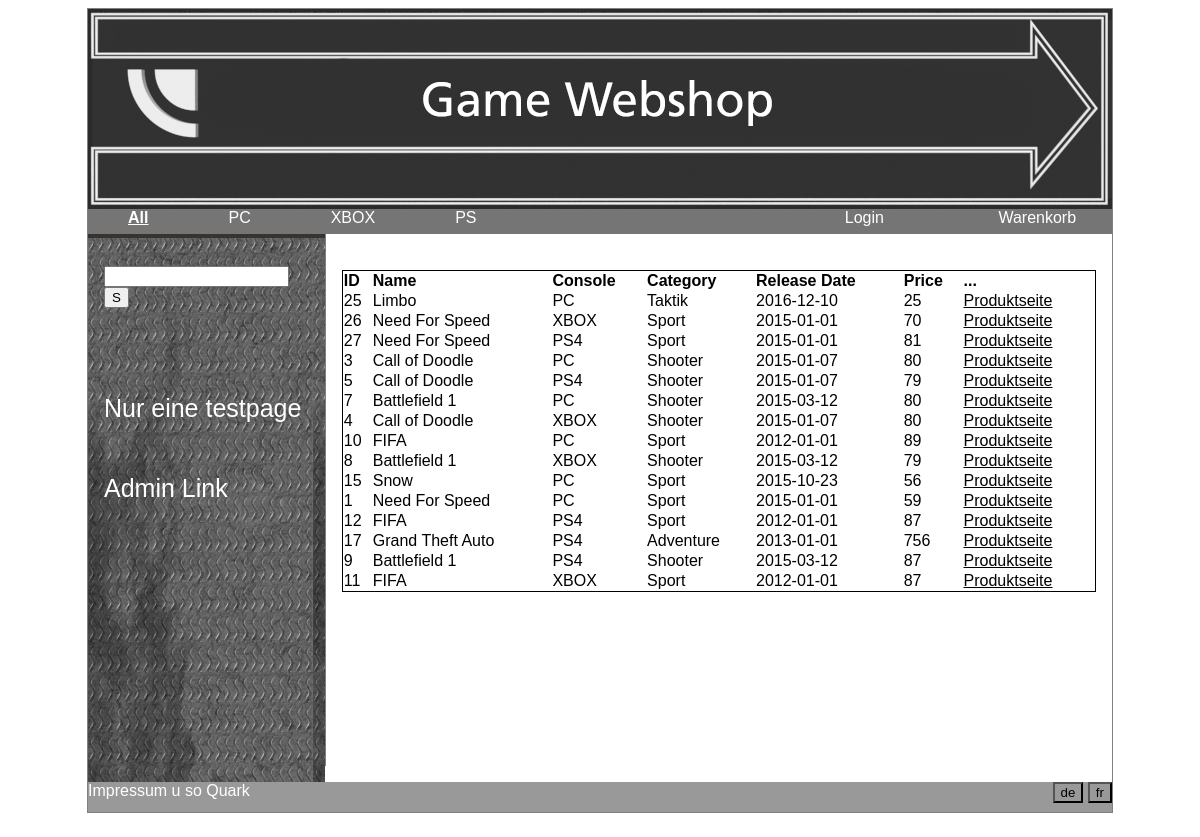
The page /A09/bestseller.php on the database its author committed.
### tables this page shows
CREATE TABLE `product` (
  `id` int(11) NOT NULL,
  `game_id` int(11) DEFAULT NULL,
  `console_id` int(11) NOT NULL COMMENT 'Foreign Key to console',
  `price` decimal(10,0) NOT NULL,
  `sold_units` int(11) NOT NULL,
  `description` varchar(30) NOT NULL DEFAULT 'Standart' COMMENT 'Normalerweise: Standart Edition'
);

CREATE TABLE `game` (
  `id` int(11) NOT NULL,
  `name` varchar(30) NOT NULL,
  `description` text NOT NULL,
  `category` int(11) NOT NULL COMMENT 'Foreign Key to Category',
  `manufacturer` varchar(11) NOT NULL,
  `releaseDate` date NOT NULL DEFAULT '2015-01-01'
);

CREATE TABLE `console` (
  `id` int(11) NOT NULL,
  `name` varchar(8) NOT NULL
);

CREATE TABLE `category` (
  `id` int(11) NOT NULL,
  `name` varchar(11) NOT NULL
);

### A09/functions.php (called while the page is built, shortened)
<?php
function get_param($name, $default) {
	if (!isset($_GET[$name]))
	return $default;
	return urldecode($_GET[$name]);
}
function add_param($url, $name, $value) {
	if(strpos($url, '?') !== false){
		$sep = '&';
		if(strpos($url, $name) !== false){
			$newUrl = substr($url,0, strpos($url,$name)-1);
			return add_param($newUrl, $name, $value);
		}
	}
	else {
		$sep = '?';
	}
	return $url . $sep . $name . "=" . urlencode($value);
}
?>

### A09/Product.php (called while the page is built, shortened)
<?php
class Product {
	private $id, $game_id, $name, $description, $console, $category, $price, $releaseDate;
	public function getId() {
		return $this->id;
	}
	public function getName() {
		return $this->name;
	}
	public function getConsole() {
		return $this->console;
	}
	public function getCategory() {
		return $this->category;
	}
	public function getPrice() {
		return $this->price;
	}
	public function getReleaseDate() {
		return $this->releaseDate;
	}
static public function getProducts($filter = '0', $groupBy = 'game.id') {
	$products = array();
	$sqlStatement = "SELECT
			product.id as id,
			game.name AS name,
			game.description AS description,
			console.name AS console,
			category.name AS category,
			price AS price,
			game.releaseDate as releaseDate
		FROM product
		LEFT JOIN game ON game.id = product.game_id
		LEFT JOIN console ON console.id = product.console_id
		LEFT JOIN category ON category.id = game.category
		";
	$sqlStatement = $sqlStatement." GROUP BY ".$groupBy.", product.id";
	$res = DB::doQuery(
		$sqlStatement
	);
	while ($product = $res->fetch_object(get_class()))
	$products[] = $product;
	return $products;
}
}

### A09/db.inc.php (called while the page is built, shortened)
<?php
class DB extends mysqli{
	static private $instance;
	static public function getInstance() {
		if ( !self::$instance )
		@self::$instance = new DB();
		return self::$instance;
	}
	static public function doQuery($sql) {
	return self::getInstance()->query($sql);
	}
}
?>

### A09/bestseller.php (the view, shortened to what this page needs)
<?php
	$console = get_param('console', '0');
    include_once "header.php";
    include_once "topNav.php";
    include_once "asideNav.php";
	$parametersURL = "console=$console";
	$groupBy = 'product.sold_units';
	$products = Product::getProducts($console, $groupBy);
?>
<article>
	<table class ="ListTable">
			<tr>
				<th> ID </th><th> Name </th><th> Console </th> <th> Category </th><th>Release Date</th><th> Price </th><th> ... </th>
			</tr>
		<?php
		foreach($products as $p){
			echo "<tr>";
			echo "<td>".$p->getId()."</td>";
			echo "<td>".$p->getName()."</td>";
			echo "<td>".$p->getConsole()."</td>";
			echo "<td>".$p->getCategory()."</td>";
			echo "<td>".$p->getReleaseDate()."</td>";
			echo "<td>".$p->getPrice()."</td>";
			echo "<td><a href='article.php?article=".$p->getId()."&".$parametersURL."'>Produktseite</a></td>";
			echo "</tr>";
		}
		?>
	</table>
</article>
<?php
    include_once "footer.php";
?>

### A09/header.php (shortened to what this page needs)
<?php
echo '<!DOCTYPE html>
<html>
  <head>
    <link rel="stylesheet" href="mainstyle.css">
    <meta charset="utf-8">
    <meta name="viewport" content="width=device-width, initial-scale=1.0">
    <title>Project Webshop</title>
  </head>
  <body>
    <div class="container">
    <header></header>
'
?>

### A09/topNav.php
<?php
	$url = $_SERVER['REQUEST_URI'];
	$currentConsole = get_param("console", "0")
?>
<nav>
    <div id="main_navi">
		<ul>
			<li <?php if($currentConsole == '0') echo "class='active'"   ?>><a href = "<?php echo add_param($url, "console", "0")  ?>" >All </a> </li>
			<li <?php if($currentConsole == '1') echo "class='active'"   ?>><a href = "<?php echo add_param($url, "console", "1")  ?>" >PC </a> </li>
			<li <?php if($currentConsole == '2') echo "class='active'"   ?>><a href = "<?php echo add_param($url, "console", "2")  ?>" >XBOX </a> </li>
			<li <?php if($currentConsole == '3') echo "class='active'"   ?>><a href = "<?php echo add_param($url, "console", "3")  ?>" >PS </a> </li>
		</ul>
	</div>
	<div id="user_navi">
		<ul>
			<li><a href="login.php">Login</a></li>
		</ul>
	</div>
    <div id="warenkorb">
        <ul>
            <li>Warenkorb</li>
        </ul>
    </div>
    </nav>

### A09/asideNav.php (shortened to what this page needs)
<?php
$parametersURL = "console=$console";
?>
    <aside>
        <div id="search">
            <form>
                <input type="text" name="search"> <input type="submit" value="S">
            </form>
        </div>
    <div id="asideNav">
        <ul>
			<br><br>
			<li> <a href="test.php?<?php echo $parametersURL?>" class = "asideLink"> Nur eine testpage </a> </li>
			<br><br>
			<li> <a href="addProduct.php"class="asideLink">Admin Link </a></li>
        </ul>
    </div>
    </aside>

### A09/footer.php (shortened to what this page needs)
<footer>
    <div id="Impressum">Impressum u so Quark</div>
    <div id="Language">
	<form action="language_switcher.php" method="post">
	<input type="submit" name="lang" value="de" style="background:url(media/german_flag.png) no-repeat;" />
	<input type="submit" name="lang" value="fr" style="background:url(/media/france_flag.png) no-repeat;" />
</form>
<p>Language: <?php if( isset( $_COOKIE["language"] ) ) { echo $_COOKIE["language"]; } else { echo "<em>not set</em>"; } ?></p>
    </div>
    </footer>
  </body>
</html>

### A09/mainstyle.css (style rules this page uses)
div.container { width: 1024px; border: 1px solid gray; margin: 0 auto; color: WHITE; font-family: Arial; }
a { color: WHITE; }
header { clear: left; background-image: url("media/bobi/Website_Header_1000.png"); height: 200px; }
nav { padding: 0em; clear: left; }
#main_navi { background-color : #757575; width: 70%; float: left; height: 25px; }
#warenkorb { background-color : #757575; float: right; height: 25px; width: 15%; }
#user_navi { float: left; width: 15%; height: 25px; background-color : #757575; }
nav a:link { text-decoration: none; }
nav ul .active { font-weight: bold; text-decoration: underline; }
nav ul { padding: 0; margin: 0; }
nav ul li { float: left; position: relative; list-style-type: none; margin-left: 40px; margin-right: 40px; }
aside { float: left; width: 20%; margin: 0; padding: 1em; padding-top: 2em; background-color: #858585; background-image: URL("media/bobi/Sideborder_Left_neu.png"); height: 100%; min-height: 500px; }
aside ul li { color: WHITE; margin-bottom : 15px; }
aside a { font-size: 25px; }
aside a:link { text-decoration: none; }
#search { width = 100%; }
#asideNav { margin-top: 50px; width: 100%; }
#asideNav ul { list-style-type: none; padding: 0; }
article { color: black; margin-left: 150px; border-left: 1px solid gray; padding: 1em; overflow: hidden; height: 100%; min-height: 500px; }
article a { color:BLACK; }
footer { background-color: #999999; clear: left; height: 30px; }
div #Impressum { height: 30px; float: left; width: 70%; }
div #Language { height: 30px; float:right; width: 30%; text-align: right; }
table.ListTable { width:100%; border: 1px solid black; border-collapse: collapse; border-spacing: 5px; padding: 15px; text-align: left; }

### rows shown on the page
product: id "25", game.name "Limbo", console.name "PC", category.name "Taktik", game.releaseDate "2016-12-10", price "25"
product: id "26", game.name "Need For Speed", console.name "XBOX", category.name "Sport", game.releaseDate "2015-01-01", price "70"
product: id "27", game.name "Need For Speed", console.name "PS4", category.name "Sport", game.releaseDate "2015-01-01", price "81"
product: id "3", game.name "Call of Doodle", console.name "PC", category.name "Shooter", game.releaseDate "2015-01-07", price "80"
product: id "5", game.name "Call of Doodle", console.name "PS4", category.name "Shooter", game.releaseDate "2015-01-07", price "79"
product: id "7", game.name "Battlefield 1", console.name "PC", category.name "Shooter", game.releaseDate "2015-03-12", price "80"
product: id "4", game.name "Call of Doodle", console.name "XBOX", category.name "Shooter", game.releaseDate "2015-01-07", price "80"
product: id "10", game.name "FIFA", console.name "PC", category.name "Sport", game.releaseDate "2012-01-01", price "89"
product: id "8", game.name "Battlefield 1", console.name "XBOX", category.name "Shooter", game.releaseDate "2015-03-12", price "79"
product: id "15", game.name "Snow", console.name "PC", category.name "Sport", game.releaseDate "2015-10-23", price "56"
product: id "1", game.name "Need For Speed", console.name "PC", category.name "Sport", game.releaseDate "2015-01-01", price "59"
product: id "12", game.name "FIFA", console.name "PS4", category.name "Sport", game.releaseDate "2012-01-01", price "87"
product: id "17", game.name "Grand Theft Auto", console.name "PS4", category.name "Adventure", game.releaseDate "2013-01-01", price "756"
product: id "9", game.name "Battlefield 1", console.name "PS4", category.name "Shooter", game.releaseDate "2015-03-12", price "87"
product: id "11", game.name "FIFA", console.name "XBOX", category.name "Sport", game.releaseDate "2012-01-01", price "87"
